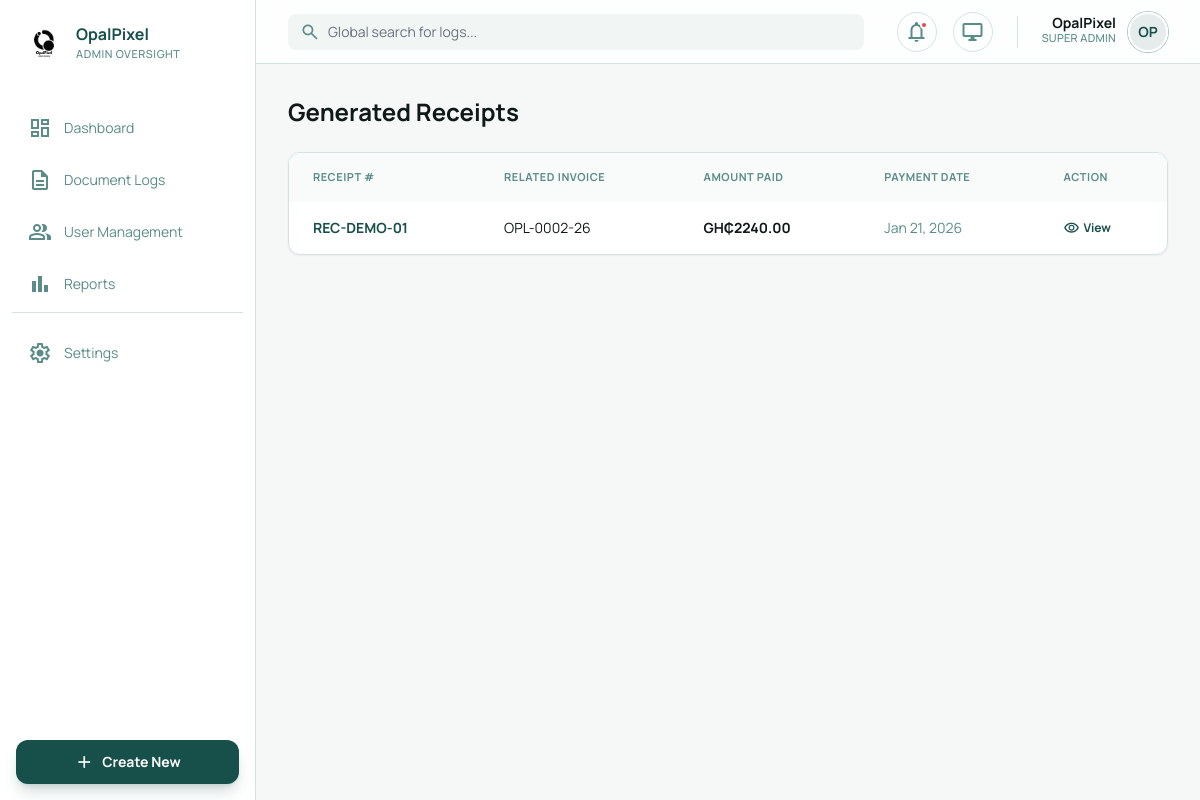
Screenshot of /receipts (signed in) with the database file from the repository.
### models.py (models this page shows, shortened)
class User(UserMixin, db.Model):
    id = db.Column(db.Integer, primary_key=True)
    full_name = db.Column(db.String(100), nullable=False)
    worker_id = db.Column(db.String(50), unique=True, nullable=False)
    position = db.Column(db.String(50))
    nationality = db.Column(db.String(80))
    location = db.Column(db.String(150))
    address = db.Column(db.String(255))
    image_path = db.Column(db.String(255))
    role = db.Column(db.String(20), default='worker') # 'admin' or 'worker'
    password_hash = db.Column(db.String(128))

class Receipt(db.Model):
    id = db.Column(db.Integer, primary_key=True)
    invoice_id = db.Column(db.Integer, db.ForeignKey('invoice.id'), nullable=False)
    payment_date = db.Column(db.DateTime, default=datetime.utcnow)
    amount_paid = db.Column(db.Float, nullable=False)
    receipt_number = db.Column(db.String(50), unique=True, nullable=False)

class Invoice(db.Model):
    id = db.Column(db.Integer, primary_key=True)
    invoice_number = db.Column(db.String(30), unique=True)
    client_name = db.Column(db.String(100), nullable=False)
    client_email = db.Column(db.String(120))
    client_phone = db.Column(db.String(30))
    client_address = db.Column(db.String(255))
    amount = db.Column(db.Float, nullable=False)
    tax_rate = db.Column(db.Float, default=0.0)
    tax_amount = db.Column(db.Float, default=0.0)
    status = db.Column(db.String(20), default='Pending') # Pending, Paid
    date_created = db.Column(db.DateTime, default=datetime.utcnow)
    due_date = db.Column(db.DateTime)
    user_id = db.Column(db.Integer, db.ForeignKey('user.id'), nullable=False)
    user = db.relationship('User', backref='invoices', lazy=True)
    items = db.relationship('InvoiceItem', backref='invoice', lazy=True)
    receipt = db.relationship('Receipt', backref='invoice', uselist=False, lazy=True)

### app.py (the view)
@app.route('/receipts')
@login_required
def receipts_list():
    if current_user.role != 'admin': return redirect(url_for('worker_dashboard'))
    receipts = Receipt.query.order_by(Receipt.payment_date.desc()).all()
    return render_template('receipts_list.html', user=current_user, receipts=receipts)

### auth.py (called while the page is built)
@login_manager.user_loader
def load_user(user_id):
    return User.query.get(int(user_id))

### templates/receipts_list.html
{% extends "base_admin.html" %}
{% block content %}
<div class="space-y-6">
    <div class="flex justify-between items-center">
        <h2 class="text-2xl font-bold">Generated Receipts</h2>
    </div>
    <div class="bg-white dark:bg-[#1a2b2a] rounded-xl border border-[#d3e3e2] dark:border-[#2a3a39] shadow-sm overflow-hidden">
        <div class="overflow-x-auto">
            <table class="w-full text-left">
                <thead class="bg-[#f9fafa] dark:bg-[#233534] text-[#5a8c88] text-[11px] font-bold uppercase tracking-wider">
                    <tr>
                        <th class="px-6 py-4">Receipt #</th>
                        <th class="px-6 py-4">Related Invoice</th>
                        <th class="px-6 py-4">Amount Paid</th>
                        <th class="px-6 py-4">Payment Date</th>
                        <th class="px-6 py-4">Action</th>
                    </tr>
                </thead>
                <tbody class="divide-y divide-[#d3e3e2] dark:divide-[#2a3a39]">
                    {% for receipt in receipts %}
                    <tr class="hover:bg-gray-50 dark:hover:bg-[#233534]/50 transition-colors">
                        <td class="px-6 py-4 font-bold text-sm text-primary">{{ receipt.receipt_number }}</td>
                        <td class="px-6 py-4 text-sm">{{ receipt.invoice.invoice_number if receipt.invoice else ('#INV-' ~ receipt.invoice_id) }}</td>
                        <td class="px-6 py-4 font-bold text-sm">GH₵{{ "%.2f"|format(receipt.amount_paid) }}</td>
                        <td class="px-6 py-4 text-sm text-[#5a8c88]">{{ receipt.payment_date.strftime('%b %d, %Y') }}</td>
                        <td class="px-6 py-4">
                             <a href="{{ url_for('view_receipt', invoice_id=receipt.invoice_id) }}" class="text-primary font-bold text-xs hover:underline flex items-center gap-1">
                                <span class="material-symbols-outlined text-[16px]">visibility</span> View
                             </a>
                        </td>
                    </tr>
                    {% endfor %}
                </tbody>
            </table>
        </div>
    </div>
</div>
{% endblock %}

### templates/base_admin.html (shortened to what this page needs)
<!DOCTYPE html>
<html lang="en" class="light">
<head>
  <script src="https://cdn.tailwindcss.com?plugins=forms,container-queries"></script>
  <script id="tailwind-config">
    tailwind.config = {
      darkMode: "class",
      theme: {
        extend: {
          colors: {
            primary: "#174f4a",
            accent: "#F4B393",
            "background-light": "#f6f8f8",
            "background-dark": "#131f1e",
          },
          fontFamily: {
            display: ["Manrope", "sans-serif"],
          },
        },
      },
    };
  </script>
</head>
<body class="bg-background-light dark:bg-background-dark text-[#101918] dark:text-[#f9fbfb] min-h-screen flex overflow-hidden">
  <aside class="w-64 border-r border-[#d3e3e2] dark:border-[#2a3a39] bg-white dark:bg-[#1a2b2a] flex flex-col h-screen shrink-0">
    <div class="p-6 flex items-center gap-3">
      <img src="{{ url_for('static', filename='uploads/Logo opalpixel_1.png') }}" alt="OpalPixel" class="size-10 rounded-xl object-contain">
      <div>
        <h1 class="text-primary dark:text-[#f9fbfb] text-base font-bold leading-none">OpalPixel</h1>
        <p class="text-[#5a8c88] text-[11px] font-medium uppercase tracking-wider mt-1">Admin Oversight</p>
      </div>
    </div>
    <nav class="flex-1 px-3 py-4 space-y-1">
      <a class="flex items-center gap-3 px-4 py-3 rounded-lg text-[#5a8c88] hover:bg-gray-50 dark:hover:bg-[#233534] transition-colors {{ 'active-nav' if request.endpoint == 'dashboard' else '' }}" href="{{ url_for('dashboard') }}">
        <span class="material-symbols-outlined">dashboard</span><span class="text-sm">Dashboard</span>
      </a>
      <a class="flex items-center gap-3 px-4 py-3 rounded-lg text-[#5a8c88] hover:bg-gray-50 dark:hover:bg-[#233534] transition-colors {{ 'active-nav' if request.endpoint == 'document_logs' else '' }}" href="{{ url_for('document_logs') }}">
        <span class="material-symbols-outlined">description</span><span class="text-sm">Document Logs</span>
      </a>
      <a class="flex items-center gap-3 px-4 py-3 rounded-lg text-[#5a8c88] hover:bg-gray-50 dark:hover:bg-[#233534] transition-colors {{ 'active-nav' if request.endpoint == 'user_management' else '' }}" href="{{ url_for('user_management') }}">
        <span class="material-symbols-outlined">group</span><span class="text-sm">User Management</span>
      </a>
      <a class="flex items-center gap-3 px-4 py-3 rounded-lg text-[#5a8c88] hover:bg-gray-50 dark:hover:bg-[#233534] transition-colors {{ 'active-nav' if request.endpoint == 'reports' else '' }}" href="{{ url_for('reports') }}">
        <span class="material-symbols-outlined">bar_chart</span><span class="text-sm">Reports</span>
      </a>
      <div class="pt-4 mt-4 border-t border-[#d3e3e2] dark:border-[#2a3a39]">
        <a class="flex items-center gap-3 px-4 py-3 rounded-lg text-[#5a8c88] hover:bg-gray-50 dark:hover:bg-[#233534] transition-colors {{ 'active-nav' if request.endpoint == 'settings' else '' }}" href="{{ url_for('settings') }}">
          <span class="material-symbols-outlined">settings</span><span class="text-sm">Settings</span>
        </a>
      </div>
    </nav>
    <div class="p-4 mt-auto">
      <button onclick="document.getElementById('createModal').classList.remove('hidden')" class="w-full bg-primary text-white py-3 rounded-xl font-bold text-sm flex items-center justify-center gap-2 shadow-lg shadow-primary/20 hover:bg-primary/90 transition-colors">
        <span class="material-symbols-outlined text-[20px]">add</span>
        Create New
      </button>
    </div>
  </aside>
  <main class="flex-1 flex flex-col overflow-hidden h-screen">
    <header class="h-16 border-b border-[#d3e3e2] dark:border-[#2a3a39] bg-white/80 dark:bg-[#1a2b2a]/80 backdrop-blur-md px-8 flex items-center justify-between z-10">
      <div class="flex items-center gap-4 flex-1 max-w-xl">
        <div class="relative w-full">
          <span class="material-symbols-outlined absolute left-3 top-1/2 -translate-y-1/2 text-[#5a8c88] text-[20px]">search</span>
          <input class="w-full bg-[#f1f5f4] dark:bg-[#233534] border-none rounded-lg pl-10 pr-4 py-2 text-sm focus:ring-2 focus:ring-primary/20" placeholder="Global search for logs..." type="text" />
        </div>
      </div>
      <div class="flex items-center gap-4">
        <button class="size-10 rounded-full border border-[#d3e3e2] dark:border-[#2a3a39] flex items-center justify-center text-[#5a8c88] relative hover:bg-gray-50 transition-colors">
          <span class="material-symbols-outlined">notifications</span>
          <span class="absolute top-2 right-2 size-2 bg-red-500 rounded-full border-2 border-white dark:border-[#1a2b2a]"></span>
        </button>
        <button class="size-10 rounded-full border border-[#d3e3e2] dark:border-[#2a3a39] flex items-center justify-center text-[#5a8c88] hover:bg-gray-50 transition-colors">
          <span class="material-symbols-outlined">desktop_windows</span>
        </button>
        <div class="flex items-center gap-3">
          <div class="text-right hidden sm:block">
            <p class="text-sm font-bold leading-none">{{ user.full_name }}</p>
            <p class="text-[11px] text-[#5a8c88] font-medium uppercase tracking-wide">{{ 'SUPER ADMIN' if user.role == 'admin' else user.position or 'Staff' }}</p>
          </div>
          <div class="relative group">
            {% if user.image_path %}
            <img src="{{ url_for('static', filename=user.image_path) }}" alt="{{ user.full_name }}" class="size-10 rounded-full object-cover border-2 border-white shadow-sm ring-1 ring-primary/30">
            {% else %}
            <div class="size-10 rounded-full bg-primary/10 border-2 border-white shadow-sm ring-1 ring-primary/30 flex items-center justify-center text-primary font-bold text-sm">
              {{ user.full_name[:2].upper() }}
            </div>
            {% endif %}
          </div>
        </div>
      </div>
    </header>
    <div id="dashboardContent" class="flex-1 overflow-y-auto p-8 custom-scrollbar dashboard-scroll">
      {% block content %}{% endblock %}
    </div>
  </main>
</body>
</html>

### templates/base_admin.html (style rules this page uses)
body { font-family: 'Manrope', sans-serif; }
.material-symbols-outlined { font-variation-settings: 'FILL' 0, 'wght' 400, 'GRAD' 0, 'opsz' 24; }
.dashboard-scroll { max-height: calc(100vh - 64px); }

### rows the page displays
User: full_name "OpalPixel", role "SUPER ADMIN", full_name "OP"
Receipt: receipt_number "REC-DEMO-01", invoice "OPL-0002-26", amount_paid "2240.00", payment_date "Jan 21, 2026"
